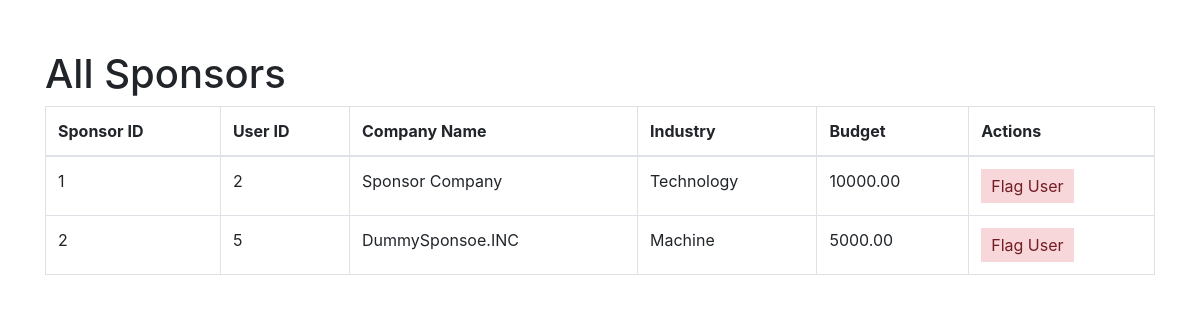
The page /admin/allsponsors (signed in) on the database as committed earlier.
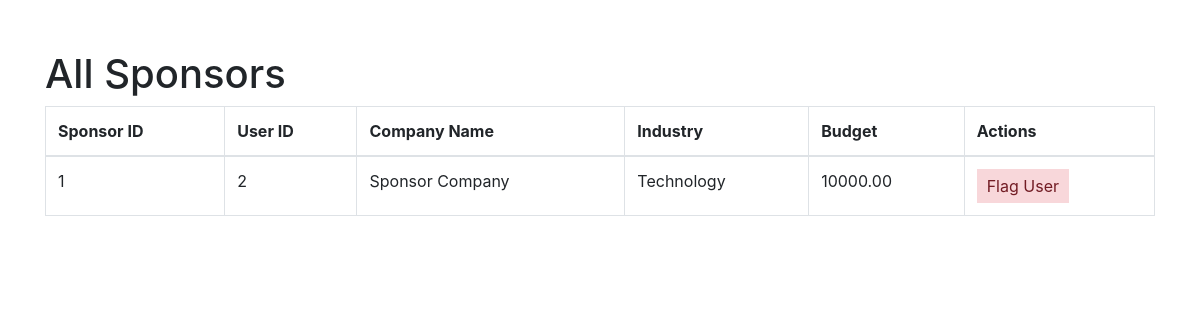
The same page on the database as committed later.
### models.py (models this page shows, shortened)
class Sponsor(db.Model):
    __tablename__ = "sponsors"
    sponsor_id = db.Column(db.Integer, primary_key=True, autoincrement=True)
    user_id = db.Column(db.Integer, db.ForeignKey("users.user_id"), nullable=False)
    company_name = db.Column(db.String(255))
    industry = db.Column(db.String(255))
    budget = db.Column(db.Numeric(10, 2))
    campaigns = db.relationship("Campaign", backref="sponsor", lazy=True)

### admin.py (the view)
@admin.route('/allsponsors')
def all_sponsors():
    if "user_name" in session and "role" in session:
        if session["role"] == "admin":
            sponsors = Sponsor.query.all()
            return render_template("admin_allsponsors.html", sponsors=sponsors)
    return redirect(url_for("home"))

### app.py (called while the page is built)
@app.before_request
def create_tables():
    init_db(app)

### models.py (called while the page is built, shortened)
def init_db(app):
    with app.app_context():
        db.create_all()

### templates/admin_allsponsors.html (shortened to what this page needs)
<!DOCTYPE html>
<html lang="en">
<head>
    <link rel="stylesheet" href="https://stackpath.bootstrapcdn.com/bootstrap/4.3.1/css/bootstrap.min.css">
</head>
<body>
    <div class="container">
        <h1>All Sponsors</h1>
        <table class="table table-bordered">
            <thead>
                <tr>
                    <th>Sponsor ID</th>
                    <th>User ID</th>
                    <th>Company Name</th>
                    <th>Industry</th>
                    <th>Budget</th>
                    <th>Actions</th>
                </tr>
            </thead>
            <tbody>
                {% for sponsor in sponsors %}
                <tr>
                    <td>{{ sponsor.sponsor_id }}</td>
                    <td>{{ sponsor.user_id }}</td>
                    <td>{{ sponsor.company_name }}</td>
                    <td>{{ sponsor.industry }}</td>
                    <td>{{ sponsor.budget }}</td>
                    <td><button class="flag-button" onclick="flagUser('{{ sponsor.user_id }}')">Flag User</button></td>
                </tr>
                {% endfor %}
            </tbody>
        </table>
    </div>
</body>
</html>

Rows that differ between the two databases and show on the page:
removed Sponsor: sponsor_id "2", user_id "5", company_name "DummySponsoe.INC", industry "Machine", budget "5000.00"
